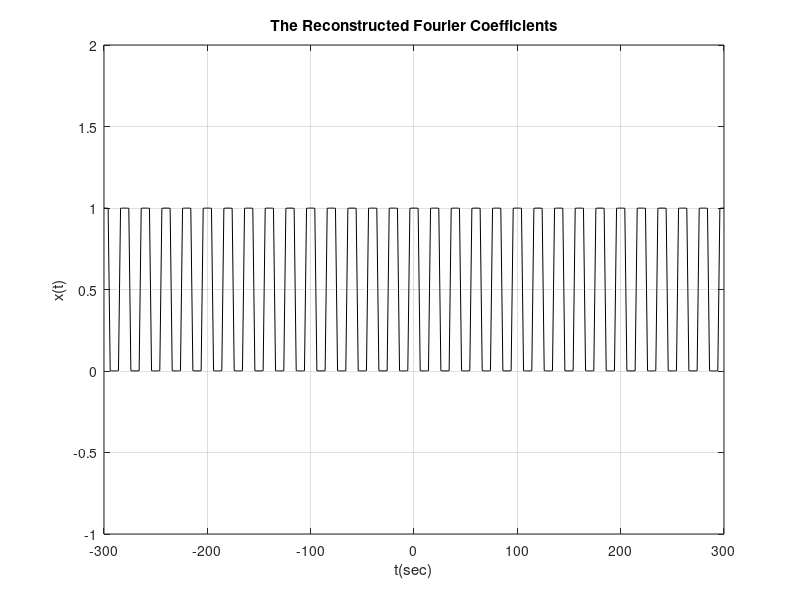

Here is the MATLAB script that generated this plot:
%function [D] = Lab3a5(Dn)
n=-500:500;
D=(1/2).*sinc(n/2);  
t=[-300:1:300];
w=pi*0.1;
x=zeros(size(t));
for i = 1:length(n)
 x=x+D(i)*exp(j*n(i)*w*t);
 't'
end

figure(5);
plot(t,x,'k')
xlabel('t(sec)');
ylabel('x(t)');
axis([-300 300 -1 2]);
title('The Reconstructed Fourier Coefficients');
grid;